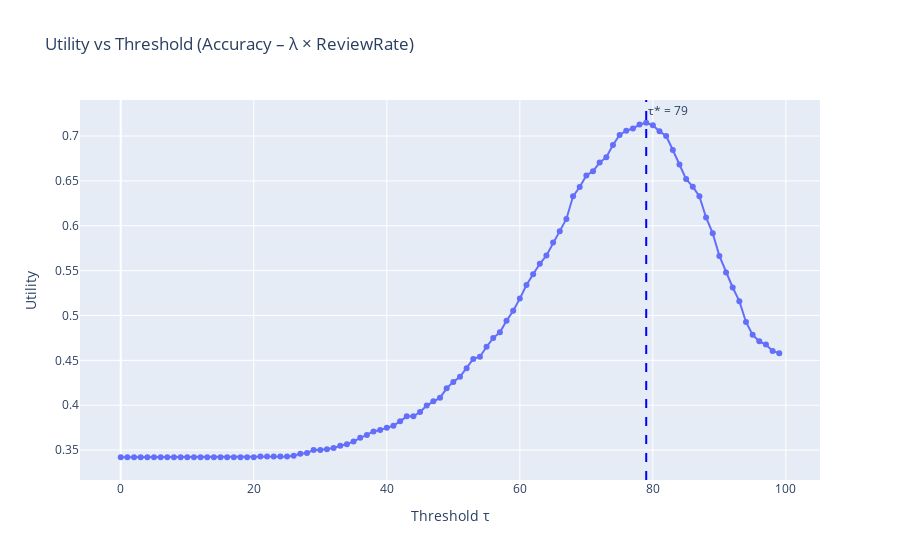

Write notebook code for a chart like this one.
### Markdown cell above
### 3.1 Utility Curve and Optimal Threshold

This plot visualizes the **utility function** across all candidate thresholds $\tau \in [0, 99]$:

$$
U(\tau) = \text{Accuracy}(\tau) - \lambda \times \text{ReviewRate}(\tau)
$$

The dashed blue line marks the **optimal threshold** $\tau^*$, where expected utility is maximized.

### Code cell
fig_util = px.line(
    res,
    x="tau",
    y="utility",
    title="Utility vs Threshold (Accuracy – λ × ReviewRate)",
    markers=True,
    labels={"tau": "Threshold τ", "utility": "Utility"}
)
fig_util.add_vline(
    x=int(best_row["tau"]),
    line_dash="dash",
    line_color="blue",
    annotation_text=f"τ* = {int(best_row['tau'])}"
)
fig_util.show()

### Figure 1 — Plotly figure (JSON) as saved in the notebook; plotly's stock layout.template omitted (floating-point values rounded to 4 significant figures)
{"data": [{"hovertemplate": "Threshold τ=%{x}<br>Utility=%{y}<extra></extra>", "legendgroup": "", "line": {"color": "#636efa", "dash": "solid"}, "marker": {"symbol": "circle"}, "mode": "lines+markers", "name": "", "orientation": "v", "showlegend": false, "type": "scatter", "x": [0, 1, 2, 3, 4, 5, 6, 7, 8, 9, 10, 11, 12, 13, 14, 15, 16, 17, 18, 19, 20, 21, 22, 23, 24, 25, 26, 27, 28, 29, 30, 31, 32, 33, 34, 35, 36, 37, 38, 39, 40, 41, 42, 43, 44, 45, 46, 47, 48, 49, 50, 51, 52, 53, 54, 55, 56, 57, 58, 59, 60, 61, 62, 63, 64, 65, 66, 67, 68, 69, 70, 71, 72, 73, 74, 75, 76, 77, 78, 79, 80, 81, 82, 83, 84, 85, 86, 87, 88, 89, 90, 91, 92, 93, 94, 95, 96, 97, 98, 99], "xaxis": "x", "y": [0.342, 0.342, 0.342, 0.342, 0.342, 0.342, 0.342, 0.342, 0.342, 0.342, 0.342, 0.342, 0.342, 0.342, 0.342, 0.342, 0.342, 0.342, 0.342, 0.342, 0.342, 0.3428, 0.3428, 0.3428, 0.3428, 0.3428, 0.3436, 0.346, 0.3468, 0.35, 0.35, 0.3508, 0.3524, 0.3548, 0.3564, 0.3596, 0.3636, 0.3668, 0.3708, 0.3724, 0.3748, 0.3772, 0.382, 0.3876, 0.3876, 0.3924, 0.3996, 0.4044, 0.4084, 0.4188, 0.426, 0.4316, 0.4412, 0.4516, 0.454, 0.4652, 0.4748, 0.4812, 0.494, 0.5052, 0.5188, 0.534, 0.546, 0.5576, 0.5668, 0.5812, 0.594, 0.6076, 0.6328, 0.6432, 0.656, 0.6608, 0.6704, 0.6764, 0.69, 0.7012, 0.706, 0.7084, 0.7128, 0.7148, 0.712, 0.7052, 0.7, 0.6844, 0.6684, 0.652, 0.6436, 0.6328, 0.6092, 0.5916, 0.5664, 0.548, 0.5312, 0.516, 0.4928, 0.4784, 0.4712, 0.4676, 0.4604, 0.458], "yaxis": "y"}], "layout": {"annotations": [{"showarrow": false, "text": "τ* = 79", "x": 79, "xanchor": "left", "xref": "x", "y": 1, "yanchor": "top", "yref": "y domain"}], "legend": {"tracegroupgap": 0}, "shapes": [{"line": {"color": "blue", "dash": "dash"}, "type": "line", "x0": 79, "x1": 79, "xref": "x", "y0": 0, "y1": 1, "yref": "y domain"}], "title": {"text": "Utility vs Threshold (Accuracy – λ × ReviewRate)"}, "xaxis": {"anchor": "y", "domain": [0, 1], "title": {"text": "Threshold τ"}}, "yaxis": {"anchor": "x", "domain": [0, 1], "title": {"text": "Utility"}}}}
